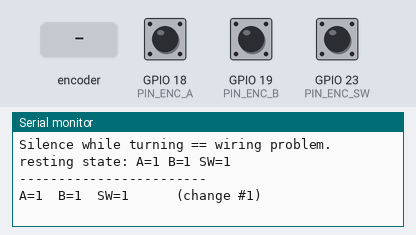
The sketch below on a simulated ESP32. Parts: the last lines printed to the serial monitor. The inputs (shaded band) are chosen by the test bench; at power-on: GPIO 23 (PIN_ENC_SW) HIGH, GPIO 18 (PIN_ENC_A) HIGH, GPIO 19 (PIN_ENC_B) HIGH.

Above: at 1.6 s.
1.7 s: rotary encoder on GPIO 18 (PIN_ENC_A) / GPIO 19 (PIN_ENC_B) turned 1 step (first pin leading)
At 2.2 s:
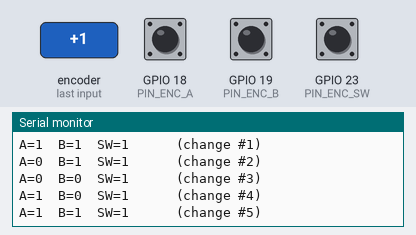
3.4 s: GPIO 23 (PIN_ENC_SW) pulled LOW for 0.15 s
At 4.7 s:
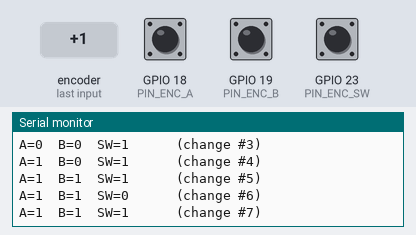
5.0 s: GPIO 23 (PIN_ENC_SW) pulled LOW for 1 s
At 7.2 s:
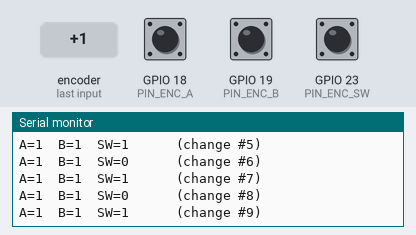
7.5 s: rotary encoder on GPIO 18 (PIN_ENC_A) / GPIO 19 (PIN_ENC_B) turned 1 step (first pin leading)
At 9.0 s:
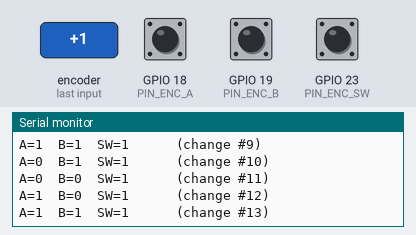
Timing chart, 0 to 10.2 s (numbered marks = the images above; inputs shaded):
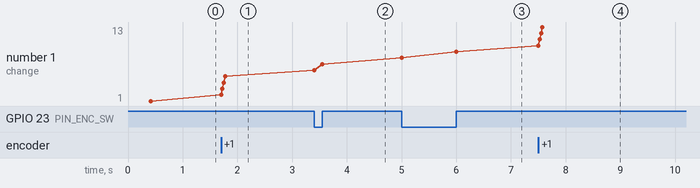

Measured:
- after the input at 1.7 s, the serial monitor: prints a new line at once (image 1)
- after the input at 3.4 s, the serial monitor: prints a new line at once (image 2)
- after the input at 5.0 s, the serial monitor: prints a new line at once (image 3)
- after the input at 7.5 s, the serial monitor: prints a new line at once (image 4)
- plotted number 1: 1 → 5 after the input at 1.7 s, 5 → 7 after the input at 3.4 s, 7 → 9 after the input at 5.0 s, 9 → 13 after the input at 7.5 s

The sketch:

esp32_encoder_test.ino
```cpp
// esp32_encoder_test — diagnostic ONLY. No AMY, no chords, no sound.
//
// Prints the encoder's raw pin states, and only when something changes.
// This tells us in 10 seconds whether the problem is wiring or software.
//
// Wiring being tested:
//   EC11  A  -> GPIO18
//   EC11  C  -> GND          (the MIDDLE pin of the 3-pin side)
//   EC11  B  -> GPIO19
//   EC11  SW -> GPIO23
//   EC11  SW -> GND          (the other pin of the 2-pin side)
//
// WHAT YOU SHOULD SEE:
//   Turning the knob slowly  -> a burst of lines, A and B flipping 0/1
//   Pressing the knob        -> a line with SW=0  (releases back to SW=1)
//
// If turning prints NOTHING -> it's WIRING (most likely the middle pin C not
// actually on GND, or the encoder pins not seated in the breadboard).
// If turning DOES print but Stage 4 ignored it -> it's my decode logic.

#define PIN_ENC_A  18
#define PIN_ENC_B  19
#define PIN_ENC_SW 23

static int lastA = -1, lastB = -1, lastSW = -1;
static uint32_t changes = 0;

void setup() {
  Serial.begin(115200);
  delay(400);
  pinMode(PIN_ENC_A,  INPUT_PULLUP);
  pinMode(PIN_ENC_B,  INPUT_PULLUP);
  pinMode(PIN_ENC_SW, INPUT_PULLUP);

  Serial.println();
  Serial.println("=== ENCODER RAW TEST ===");
  Serial.println("Turn the knob slowly. Then press it.");
  Serial.println("Expect: A/B flip 0<->1 as you turn.  SW=0 when pressed.");
  Serial.println("Silence while turning == wiring problem.");
  Serial.printf("resting state: A=%d B=%d SW=%d\n",
                digitalRead(PIN_ENC_A), digitalRead(PIN_ENC_B), digitalRead(PIN_ENC_SW));
  Serial.println("------------------------");
}

void loop() {
  int a  = digitalRead(PIN_ENC_A);
  int b  = digitalRead(PIN_ENC_B);
  int sw = digitalRead(PIN_ENC_SW);

  if (a != lastA || b != lastB || sw != lastSW) {
    changes++;
    Serial.printf("A=%d  B=%d  SW=%d      (change #%lu)\n",
                  a, b, sw, (unsigned long)changes);
    lastA = a; lastB = b; lastSW = sw;
  }
}
```
